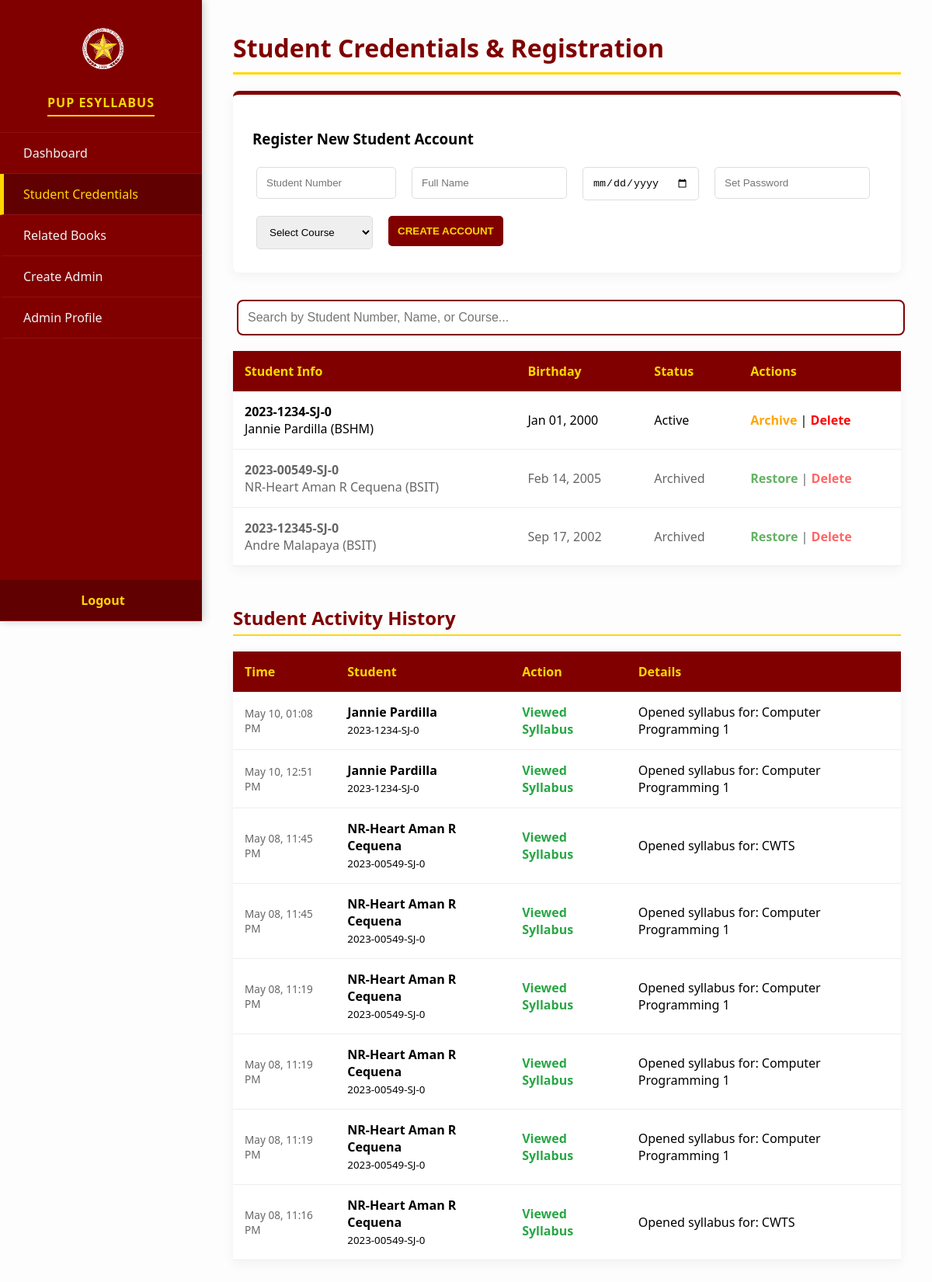
The page /manage_students.php (signed in) on the database its author committed.
### tables this page shows
CREATE TABLE `students` (
  `id` int(11) NOT NULL,
  `student_number` varchar(20) NOT NULL,
  `full_name` varchar(100) NOT NULL,
  `course` varchar(100) NOT NULL,
  `section` varchar(20) NOT NULL,
  `created_at` timestamp NOT NULL DEFAULT current_timestamp(),
  `birthday` date NOT NULL,
  `status` varchar(20) DEFAULT 'Active',
  `password` varchar(255) NOT NULL
);

CREATE TABLE `activity_logs` (
  `id` int(11) NOT NULL,
  `student_number` varchar(50) DEFAULT NULL,
  `student_name` varchar(100) DEFAULT NULL,
  `action` varchar(255) DEFAULT NULL,
  `details` varchar(255) DEFAULT NULL,
  `log_time` datetime DEFAULT current_timestamp()
);

### manage_students.php (the view, shortened to what this page needs)
<?php
include 'db.php';
?>
<!DOCTYPE html>
<html lang="en">
<head>
</head>
<body>
<div class="sidebar">
    <div class="sidebar-header">
        <a href="admin.php"><img src="logo200.png" alt="PUP Logo"></a>
        <h2>PUP ESYLLABUS</h2>
    </div>
    <?php $current_page = basename($_SERVER['PHP_SELF']); ?>
    <a href="admin.php" class="<?php echo ($current_page == 'admin.php') ? 'active' : ''; ?>">Dashboard</a>
    <a href="manage_students.php" class="<?php echo ($current_page == 'manage_students.php') ? 'active' : ''; ?>">Student Credentials</a>
    <a href="manage_books.php" class="<?php echo ($current_page == 'manage_books.php') ? 'active' : ''; ?>">Related Books</a>
    <a href="register.php" class="<?php echo ($current_page == 'register.php') ? 'active' : ''; ?>">Create Admin</a>
    <a href="profile_admin.php" class="<?php echo ($current_page == 'profile_admin.php') ? 'active' : ''; ?>">Admin Profile</a>
    <a href="logout.php" class="logout-link">Logout</a>
</div>
<div class="main-content">
    <h1>Student Credentials & Registration</h1>
    <div class="form-box">
        <h3>Register New Student Account</h3>
        <form method="POST" style="display: flex; flex-wrap: wrap; align-items: flex-start; gap: 10px;">
            <input type="text" name="student_number" placeholder="Student Number" required style="width: 180px;">
            <input type="text" name="full_name" placeholder="Full Name" required style="width: 200px;">
            <input type="date" name="birthday" required style="width: 150px;">
            <input type="text" name="password" id="studentPassword" placeholder="Set Password" required style="width: 200px;">
            <select name="course" required style="width: 150px;">
                <option value="" disabled selected>Select Course</option>
            </select>
            <button type="submit" name="save_student">CREATE ACCOUNT</button>
        </form>
    </div>
    <input type="text" id="studentSearch" class="search-box" placeholder="Search by Student Number, Name, or Course...">
    <table id="studentTable">
        <thead>
            <tr>
                <th>Student Info</th>
                <th>Birthday</th>
                <th>Status</th>
                <th>Actions</th>
            </tr>
        </thead>
        <tbody>
            <?php
            $result = $conn->query("SELECT * FROM students ORDER BY status ASC, student_number ASC");
            while($row = $result->fetch_assoc()): ?>
                <tr style="<?php echo ($row['status'] == 'Archived') ? 'opacity: 0.6;' : ''; ?>">
                    <td><strong><?php echo $row['student_number']; ?></strong><br><?php echo htmlspecialchars($row['full_name']); ?> (<?php echo $row['course']; ?>)</td>
                    <td><?php echo date("M d, Y", strtotime($row['birthday'])); ?></td>
                    <td><?php echo $row['status']; ?></td>
                    <td>
                        <?php if($row['status'] == 'Active'): ?>
                            <a href="manage_students.php?archive=<?php echo $row['id']; ?>" style="color:orange; font-weight:bold; text-decoration:none;">Archive</a>
                        <?php else: ?>
                            <a href="manage_students.php?restore=<?php echo $row['id']; ?>" style="color:green; font-weight:bold; text-decoration:none;">Restore</a>
                        <?php endif; ?> |
                        <a href="javascript:void(0)" onclick="confirmDelete(<?php echo $row['id']; ?>)" style="color:red; font-weight:bold; text-decoration:none;">Delete</a>
                    </td>
                </tr>
            <?php endwhile; ?>
        </tbody>
    </table>
    <h2>Student Activity History</h2>
    <table>
        <thead>
            <tr>
                <th>Time</th>
                <th>Student</th>
                <th>Action</th>
                <th>Details</th>
            </tr>
        </thead>
        <tbody>
            <?php
            $logs = $conn->query("SELECT * FROM activity_logs ORDER BY log_time DESC LIMIT 15");
            if ($logs && $logs->num_rows > 0) {
                while($log = $logs->fetch_assoc()): ?>
                    <tr>
                        <td class="log-time"><?php echo date("M d, h:i A", strtotime($log['log_time'])); ?></td>
                        <td><strong><?php echo htmlspecialchars($log['student_name']); ?></strong><br><small><?php echo htmlspecialchars($log['student_number']); ?></small></td>
                        <td style="color: #28a745; font-weight: bold;"><?php echo htmlspecialchars($log['action']); ?></td>
                        <td><?php echo htmlspecialchars($log['details']); ?></td>
                    </tr>
                <?php endwhile;
            } else {
                echo "<tr><td colspan='4' style='text-align:center; color:#999;'>No recent activities.</td></tr>";
            }
            ?>
        </tbody>
    </table>
</div>
</body>
</html>

### manage_students.php (style rules this page uses)
* { box-sizing: border-box; }
body { font-family: 'Segoe UI', sans-serif; margin: 0; display: flex; background: #fdfdfd; }
.sidebar { width: 260px; height: 100vh; background-color: #800000; color: white; position: fixed; display: flex; flex-direction: column; box-shadow: 2px 0 10px rgba(0,0,0,0.2); z-index: 1000; }
.sidebar-header { text-align: center; padding: 20px 10px; border-bottom: 1px solid #901010; min-height: 160px; display: flex; flex-direction: column; align-items: center; justify-content: center; }
.sidebar-header img { width: 55px; height: auto; margin-bottom: 10px; cursor: pointer; transition: 0.3s; }
.sidebar h2 { font-size: 1rem; margin: 0; color: #FFD700; letter-spacing: 1px; text-transform: uppercase; }
.sidebar a { padding: 15px 25px; text-decoration: none; color: #f1f1f1; display: block; transition: 0.2s; border-bottom: 1px solid #901010; border-left: 5px solid transparent; }
.sidebar a.active { background-color: #600000; border-left: 5px solid #FFD700; color: #FFD700; }
.logout-link { margin-top: auto; background: #600000; text-align: center; color: #FFD700 !important; font-weight: bold; border-left: 5px solid transparent !important; }
.main-content { margin-left: 260px; padding: 40px; width: calc(100% - 260px); }
h1 { color: #800000; border-bottom: 3px solid #FFD700; padding-bottom: 10px; margin-top: 0; }
h2 { color: #800000; margin-top: 50px; border-bottom: 2px solid #FFD700; padding-bottom: 5px; }
.form-box { background: white; padding: 25px; border-radius: 8px; border-top: 5px solid #800000; box-shadow: 0 4px 15px rgba(0,0,0,0.05); margin-bottom: 30px; }
.search-box { width: 100%; padding: 12px; margin-bottom: 20px; border: 2px solid #800000; border-radius: 8px; font-size: 1rem; }
input, select, button { padding: 12px; margin: 5px; border: 1px solid #ddd; border-radius: 5px; }
button { background: #800000; color: #FFD700; border: none; cursor: pointer; font-weight: bold; }
table { width: 100%; border-collapse: collapse; background: white; box-shadow: 0 4px 15px rgba(0,0,0,0.05); margin-bottom: 30px; }
th { background-color: #800000; color: #FFD700; padding: 15px; text-align: left; }
td { padding: 15px; border-bottom: 1px solid #eee; }
.log-time { font-size: 0.85rem; color: #666; }

### rows shown on the page
students: student_number "2023-1234-SJ-0", full_name "Jannie Pardilla", course "BSHM", birthday "Jan 01, 2000", status "Active"
students: student_number "2023-00549-SJ-0", full_name "NR-Heart Aman R Cequena", course "BSIT", birthday "Feb 14, 2005", status "Archived"
students: student_number "2023-12345-SJ-0", full_name "Andre Malapaya", course "BSIT", birthday "Sep 17, 2002", status "Archived"
activity_logs: log_time "May 10, 01:08 PM", student_name "Jannie Pardilla", student_number "2023-1234-SJ-0", action "Viewed Syllabus", details "Opened syllabus for: Computer Programming 1"
activity_logs: log_time "May 10, 12:51 PM", student_name "Jannie Pardilla", student_number "2023-1234-SJ-0", action "Viewed Syllabus", details "Opened syllabus for: Computer Programming 1"
activity_logs: log_time "May 08, 11:45 PM", student_name "NR-Heart Aman R Cequena", student_number "2023-00549-SJ-0", action "Viewed Syllabus", details "Opened syllabus for: CWTS"
activity_logs: log_time "May 08, 11:45 PM", student_name "NR-Heart Aman R Cequena", student_number "2023-00549-SJ-0", action "Viewed Syllabus", details "Opened syllabus for: Computer Programming 1"
activity_logs: log_time "May 08, 11:19 PM", student_name "NR-Heart Aman R Cequena", student_number "2023-00549-SJ-0", action "Viewed Syllabus", details "Opened syllabus for: Computer Programming 1"
activity_logs: log_time "May 08, 11:19 PM", student_name "NR-Heart Aman R Cequena", student_number "2023-00549-SJ-0", action "Viewed Syllabus", details "Opened syllabus for: Computer Programming 1"
activity_logs: log_time "May 08, 11:19 PM", student_name "NR-Heart Aman R Cequena", student_number "2023-00549-SJ-0", action "Viewed Syllabus", details "Opened syllabus for: Computer Programming 1"
activity_logs: log_time "May 08, 11:16 PM", student_name "NR-Heart Aman R Cequena", student_number "2023-00549-SJ-0", action "Viewed Syllabus", details "Opened syllabus for: CWTS"
